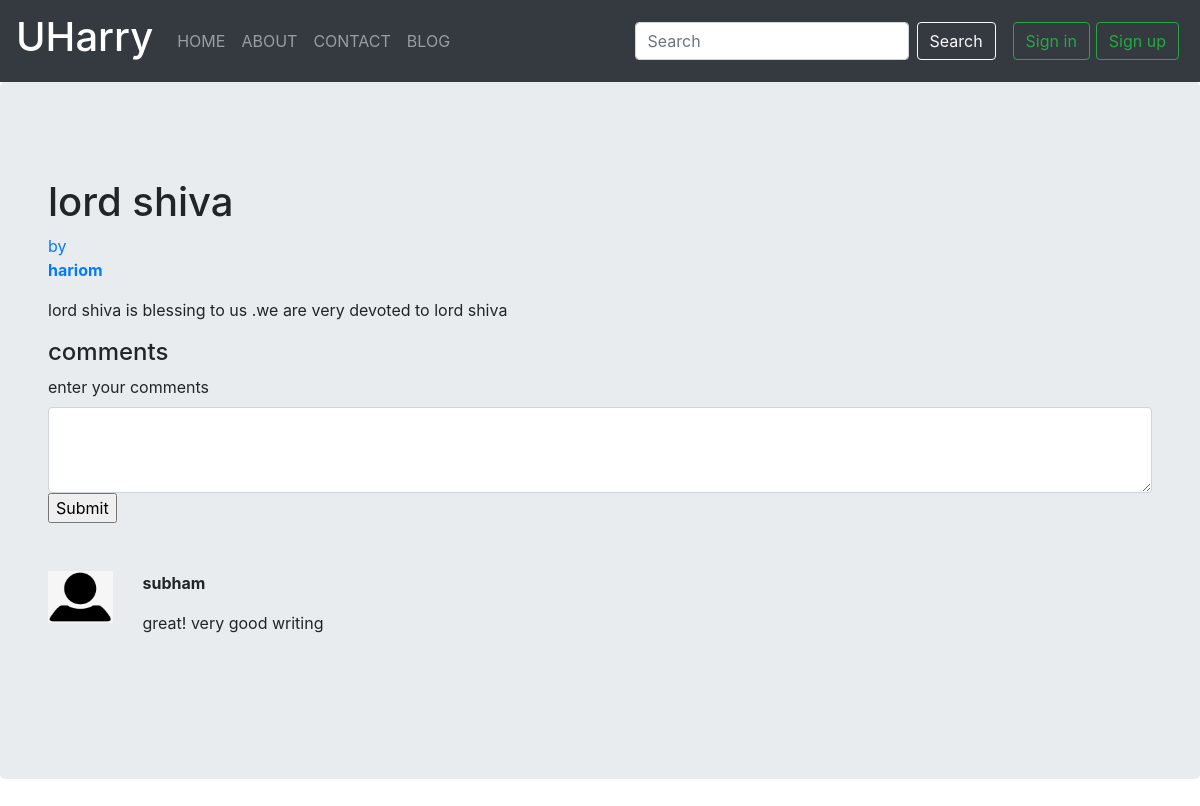
Screenshot of /blog/blogdetail/1 with the database file from the repository.
### blog/models.py (models this page shows)
class Post(models.Model):
    title = models.CharField(max_length=10)
    content = models.TextField()
    user = models.ForeignKey(User,on_delete=models.CASCADE)
    date = models.DateTimeField(auto_now=True,null=True)

class Blogpost(models.Model):
    comments = models.TextField()
    post = models.ForeignKey(Post,on_delete=models.CASCADE)
    user = models.ForeignKey(User,on_delete=models.CASCADE)

### blog/views.py (the view)
# urls.py: path('blogdetail/<int:id>',views.blogdetail,name='blogdetail'),
def blogdetail(request,id):
    obj=Post.objects.get(id=id)
    if request.method=='POST':
        comment = request.POST['comment']
        user = request.user
        c = Blogpost(comments=comment,post=obj,user=user)
        c.save()
        messages.success(request,"your comment is posted")
        all = Blogpost.objects.filter(post=obj)
        context={
            'detail':obj,
            'all': all
            }
        return render(request,'blog/blogdetail.html',context)
    else:
        all = Blogpost.objects.filter(post=obj)
        context={
            'detail':obj,
            'all': all
            }
        return render(request,'blog/blogdetail.html',context)

### templates/blog/blogdetail.html (shortened to what this page needs)
{% extends 'base.html' %}
{% block body %}
<div class="jumbotron">
    <div class="container p-3 my-3 ">
        <div class="blog-post">
            <h1 class="blog-post-title">{{detail.title}} </h1>
            <a href="{% url 'profile' id=detail.user.id %}">by <p><strong>{{detail.user}}</strong></p></a>
            <p>{{ detail.content }}</p>
            <h4>comments</h4>
            <form method="POST" action="{% url 'home' %}">
                <div class="form-group">
                    <label for="exampleFormControlTextarea1">enter your comments</label>
                    <textarea class="form-control" id="exampleFormControlTextarea1" rows="3" name="comment"></textarea>
                    <input type="submit"></input>
                </div>
            </form>
            {% for i in all %}
            <div class="row my-5">
                <div class="col-1">
                    <img class="w-100 " src="/static/image/user.png" alt="user">
                </div>
                <div class="col-11">
                    <p><strong>{{i.user}}</strong></p>
                    <div>{{i.comments}}</div>
                </div>
            </div>
            {% endfor %}
        </div>
    </div>
</div>
{% endblock body %}

### rows the page displays
Post: title "lord shiva", user "hariom", content "lord shiva is blessing to us .we are very devoted to lord shiva"
Blogpost: user "subham", comments "great! very good writing"
